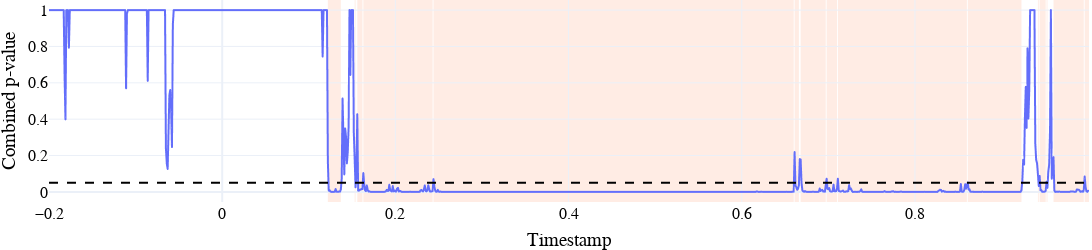

The cell this chart's notebook holds for it:
### Code cell
timestamps = (np.arange(1201)-200)/1000
fig = px.line(x=timestamps,y=controlled_p)
fig = fig.update_traces(showlegend=False,) #line=dict(color="grey"))
fig = fig.update_layout(
    template="plotly_white",
    yaxis_title="Combined p-value", 
    xaxis_title="Timestamp",
    width=1200,
    height=250,
    font=dict(family="Merriweather", size=16, color="black"),
    margin=dict(l=0, r=0, t=0, b=0),
)
fig = fig.add_hline(y=alpha_level, line=dict(color="black", dash="dash"))
for x0, x1 in significant_periods:
    #if (x1 - x0) > 0.01:
        fig.add_vrect(
            x0=x0, x1=x1,
            fillcolor="LightSalmon", opacity=0.2,
            layer="below", line_width=0,
        )
fig.show()

### Figure 1 — Plotly figure (JSON) as saved in the notebook; plotly's stock layout.template omitted (floating-point values rounded to 4 significant figures; data arrays with more than 128 entries replaced by an {"elided": "..."} marker saying what was removed)
{"data": [{"hovertemplate": "x=%{x}<br>y=%{y}<extra></extra>", "legendgroup": "", "line": {"color": "#636efa", "dash": "solid"}, "marker": {"symbol": "circle"}, "mode": "lines", "name": "", "showlegend": false, "type": "scattergl", "x": {"elided": "1201 float values"}, "xaxis": "x", "y": {"elided": "1201 float values"}, "yaxis": "y"}], "layout": {"font": {"color": "black", "family": "Merriweather", "size": 16}, "height": 250, "legend": {"tracegroupgap": 0}, "margin": {"b": 0, "l": 0, "r": 0, "t": 0}, "shapes": [{"line": {"color": "black", "dash": "dash"}, "type": "line", "x0": 0, "x1": 1, "xref": "x domain", "y0": 0.05, "y1": 0.05, "yref": "y"}, {"fillcolor": "LightSalmon", "layer": "below", "line": {"width": 0}, "opacity": 0.2, "type": "rect", "x0": 0.122, "x1": 0.137, "xref": "x", "y0": 0, "y1": 1, "yref": "y domain"}, {"fillcolor": "LightSalmon", "layer": "below", "line": {"width": 0}, "opacity": 0.2, "type": "rect", "x0": 0.153, "x1": 0.154, "xref": "x", "y0": 0, "y1": 1, "yref": "y domain"}, {"fillcolor": "LightSalmon", "layer": "below", "line": {"width": 0}, "opacity": 0.2, "type": "rect", "x0": 0.156, "x1": 0.162, "xref": "x", "y0": 0, "y1": 1, "yref": "y domain"}, {"fillcolor": "LightSalmon", "layer": "below", "line": {"width": 0}, "opacity": 0.2, "type": "rect", "x0": 0.163, "x1": 0.243, "xref": "x", "y0": 0, "y1": 1, "yref": "y domain"}, {"fillcolor": "LightSalmon", "layer": "below", "line": {"width": 0}, "opacity": 0.2, "type": "rect", "x0": 0.244, "x1": 0.66, "xref": "x", "y0": 0, "y1": 1, "yref": "y domain"}, {"fillcolor": "LightSalmon", "layer": "below", "line": {"width": 0}, "opacity": 0.2, "type": "rect", "x0": 0.661, "x1": 0.666, "xref": "x", "y0": 0, "y1": 1, "yref": "y domain"}, {"fillcolor": "LightSalmon", "layer": "below", "line": {"width": 0}, "opacity": 0.2, "type": "rect", "x0": 0.668, "x1": 0.697, "xref": "x", "y0": 0, "y1": 1, "yref": "y domain"}, {"fillcolor": "LightSalmon", "layer": "below", "line": {"width": 0}, "opacity": 0.2, "type": "rect", "x0": 0.698, "x1": 0.71, "xref": "x", "y0": 0, "y1": 1, "yref": "y domain"}, {"fillcolor": "LightSalmon", "layer": "below", "line": {"width": 0}, "opacity": 0.2, "type": "rect", "x0": 0.711, "x1": 0.86, "xref": "x", "y0": 0, "y1": 1, "yref": "y domain"}, {"fillcolor": "LightSalmon", "layer": "below", "line": {"width": 0}, "opacity": 0.2, "type": "rect", "x0": 0.861, "x1": 0.923, "xref": "x", "y0": 0, "y1": 1, "yref": "y domain"}, {"fillcolor": "LightSalmon", "layer": "below", "line": {"width": 0}, "opacity": 0.2, "type": "rect", "x0": 0.942, "x1": 0.943, "xref": "x", "y0": 0, "y1": 1, "yref": "y domain"}, {"fillcolor": "LightSalmon", "layer": "below", "line": {"width": 0}, "opacity": 0.2, "type": "rect", "x0": 0.944, "x1": 0.951, "xref": "x", "y0": 0, "y1": 1, "yref": "y domain"}, {"fillcolor": "LightSalmon", "layer": "below", "line": {"width": 0}, "opacity": 0.2, "type": "rect", "x0": 0.952, "x1": 0.953, "xref": "x", "y0": 0, "y1": 1, "yref": "y domain"}, {"fillcolor": "LightSalmon", "layer": "below", "line": {"width": 0}, "opacity": 0.2, "type": "rect", "x0": 0.96, "x1": 0.995, "xref": "x", "y0": 0, "y1": 1, "yref": "y domain"}, {"fillcolor": "LightSalmon", "layer": "below", "line": {"width": 0}, "opacity": 0.2, "type": "rect", "x0": 0.996, "x1": 1.001, "xref": "x", "y0": 0, "y1": 1, "yref": "y domain"}], "width": 1200, "xaxis": {"anchor": "y", "domain": [0, 1], "title": {"text": "Timestamp"}}, "yaxis": {"anchor": "x", "domain": [0, 1], "title": {"text": "Combined p-value"}}}}
